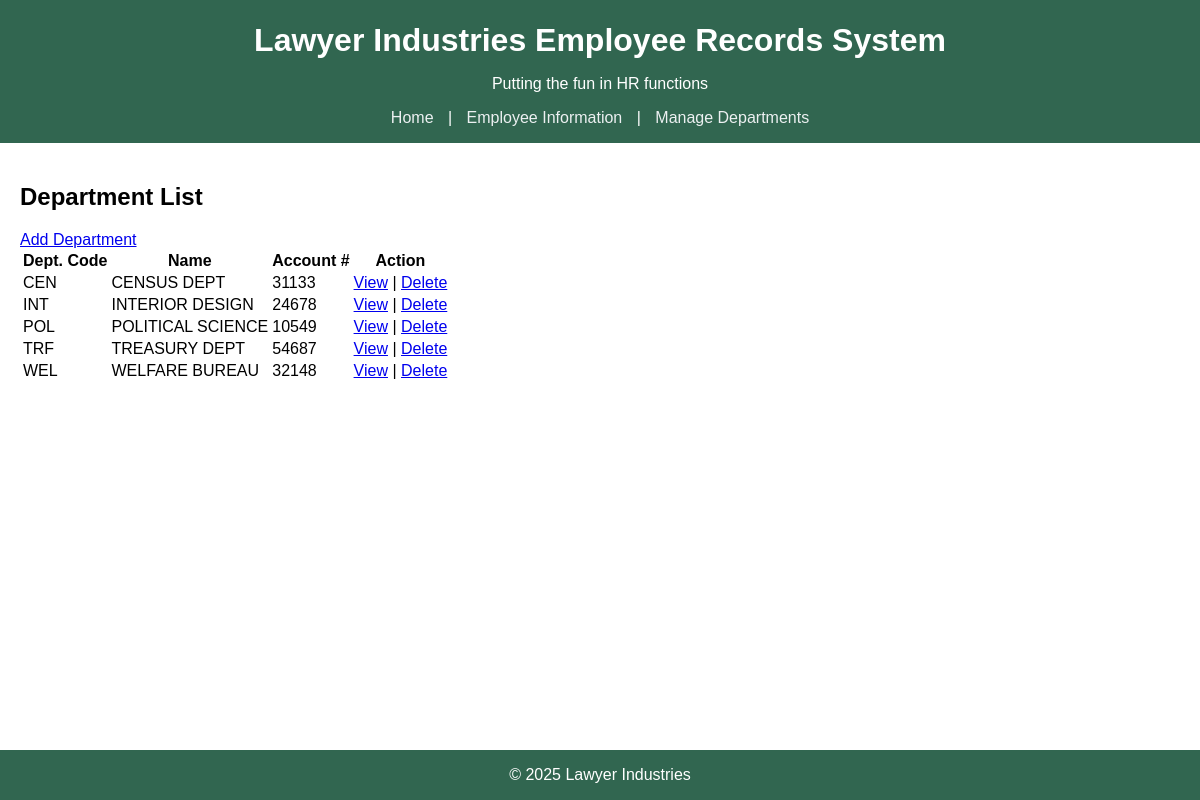
Page /index.php?action=departments on the committed database.
### tables this page shows
CREATE TABLE department (
  department			CHAR(4) NOT NULL,
  department_name		VARCHAR(20) NOT NULL,
  dept_acct_num			INT(10) NOT NULL,
  PRIMARY KEY (department)
);

### model/department.php (called while the page is built, shortened)
<?php
require_once 'db.php';
function get_all_departments() {
    global $db;
    $query = "
        SELECT department, department_name, dept_acct_num
        FROM department
        ORDER BY department_name;
    ";
    $statement = $db->prepare($query);
    $statement->execute();
    return $statement->fetchAll(PDO::FETCH_ASSOC);
}

### view/departments.php (the view, shortened to what this page needs)
<?php
require_once 'model/department.php';
$departments = get_all_departments();
?>
<h2>Department List</h2>
<a href="index.php?action=departments&add=true" class="button">Add Department</a>
<table>
    <thead>
        <tr>
            <th>Dept. Code</th>
            <th>Name</th>
            <th>Account #</th>
            <th>Action</th>
        </tr>
    </thead>
    <tbody>
        <?php foreach ($departments as $dept): ?>
            <tr>
                <td><?= htmlspecialchars($dept['department']) ?></td>
                <td><?= htmlspecialchars($dept['department_name']) ?></td>
                <td><?= htmlspecialchars($dept['dept_acct_num']) ?></td>
                <td>
					<a href="index.php?action=view_department&code=<?= urlencode($dept['department']) ?>">View</a> |
                    <a href="index.php?action=delete_department&code=<?= urlencode($dept['department']) ?>"
                       onclick="return confirm('Are you sure you want to delete this department?')">Delete</a>
                </td>
            </tr>
        <?php endforeach; ?>
    </tbody>
</table>

### css/style.css (style rules this page uses)
body { font-family: Arial, sans-serif; background: white; margin: 0; padding: 0; }

### rows in the picture
department: department "CEN", department_name "CENSUS DEPT", dept_acct_num "31133"
department: department "INT", department_name "INTERIOR DESIGN", dept_acct_num "24678"
department: department "POL", department_name "POLITICAL SCIENCE", dept_acct_num "10549"
department: department "TRF", department_name "TREASURY DEPT", dept_acct_num "54687"
department: department "WEL", department_name "WELFARE BUREAU", dept_acct_num "32148"
